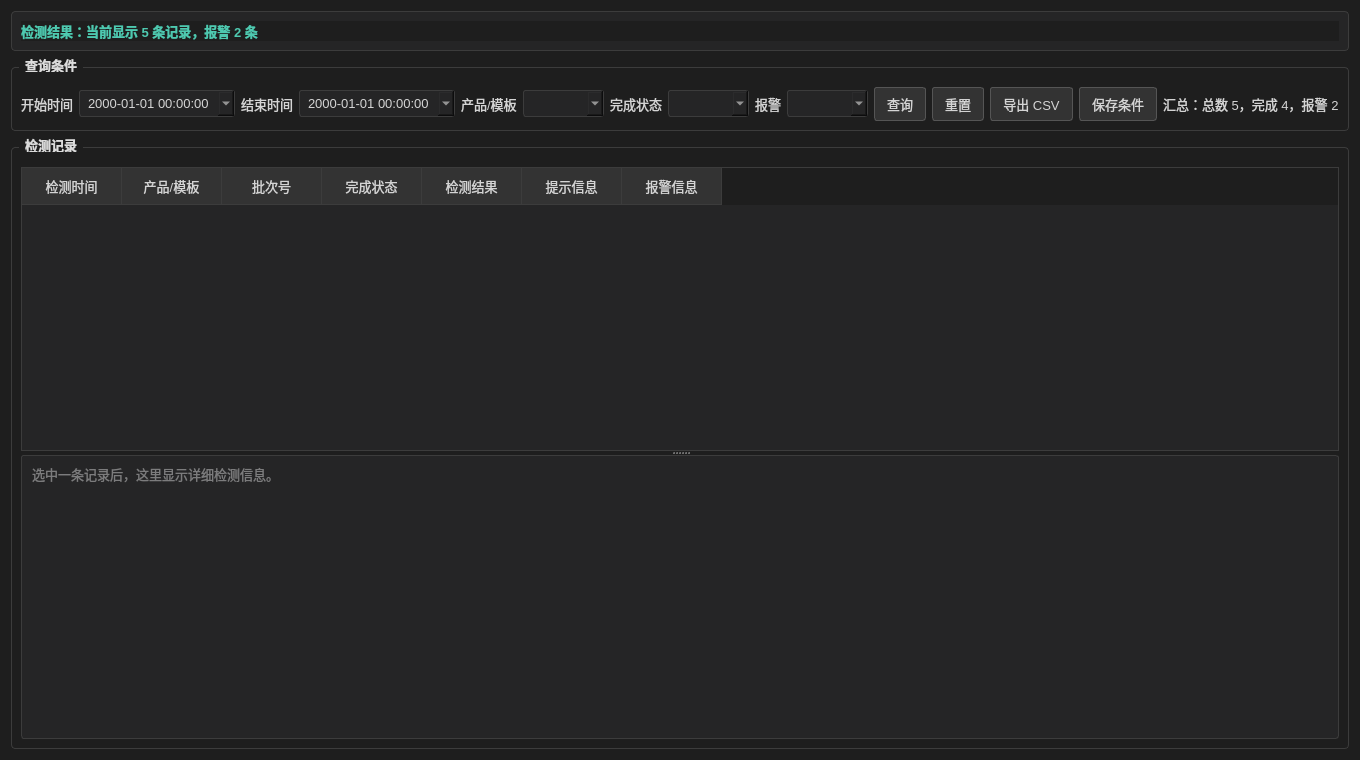
<?xml version="1.0" encoding="UTF-8"?>
<ui version="4.0">
 <class>ResultQueryPage</class>
 <widget class="QWidget" name="ResultQueryPage">
  <property name="geometry"><rect><x>0</x><y>0</y><width>1280</width><height>760</height></rect></property>
  <property name="styleSheet">
   <string notr="true">QWidget { background-color: #1e1e1e; color: #d4d4d4; font-family: "Microsoft YaHei", "Segoe UI"; font-size: 13px; }
QFrame#pageHeader { background-color: #252526; border: 1px solid #3c3c3c; border-radius: 4px; }
QLabel#pageResult { color: #4ec9b0; font-weight: 600; }
QLabel#pageTip { color: #9d9d9d; font-size: 12px; }
QGroupBox { border: 1px solid #3c3c3c; border-radius: 4px; margin-top: 10px; padding-top: 10px; font-weight: 600; }
QGroupBox::title { subcontrol-origin: margin; left: 8px; padding: 0 4px; color: #dcdcdc; }
QPushButton { background-color: #333333; border: 1px solid #555555; border-radius: 3px; padding: 6px 12px; color: #d4d4d4; }
QPushButton:hover { background-color: #3c3c3c; }
QComboBox, QDateTimeEdit, QPlainTextEdit { background-color: #252526; border: 1px solid #3c3c3c; border-radius: 3px; padding: 4px 6px; }
QTableWidget { background-color: #252526; alternate-background-color: #2a2a2b; border: 1px solid #3c3c3c; gridline-color: #3c3c3c; }
QHeaderView::section { background-color: #333333; color: #d4d4d4; border: none; border-right: 1px solid #3c3c3c; border-bottom: 1px solid #3c3c3c; padding: 6px; }</string>
  </property>
  <layout class="QVBoxLayout" name="verticalLayout">
   <item>
    <widget class="QFrame" name="pageHeader">
     <layout class="QHBoxLayout" name="headerLayout">
      <item><widget class="QLabel" name="pageResult"><property name="text"><string>检测结果：当前显示 5 条记录，报警 2 条</string></property></widget></item>
     </layout>
    </widget>
   </item>
   <item>
    <widget class="QGroupBox" name="filterGroup">
     <property name="title"><string>查询条件</string></property>
     <layout class="QVBoxLayout" name="filterLayout">
      <item>
       <layout class="QHBoxLayout" name="filterTop">
        <item><widget class="QLabel" name="startLabel"><property name="text"><string>开始时间</string></property></widget></item>
        <item><widget class="QDateTimeEdit" name="startEdit"><property name="calendarPopup"><bool>true</bool></property><property name="displayFormat"><string>yyyy-MM-dd HH:mm:ss</string></property></widget></item>
        <item><widget class="QLabel" name="endLabel"><property name="text"><string>结束时间</string></property></widget></item>
        <item><widget class="QDateTimeEdit" name="endEdit"><property name="calendarPopup"><bool>true</bool></property><property name="displayFormat"><string>yyyy-MM-dd HH:mm:ss</string></property></widget></item>
        <item><widget class="QLabel" name="productLabel"><property name="text"><string>产品/模板</string></property></widget></item>
        <item><widget class="QComboBox" name="productCombo"/></item>
        <item><widget class="QLabel" name="statusLabel"><property name="text"><string>完成状态</string></property></widget></item>
        <item><widget class="QComboBox" name="statusCombo"/></item>
        <item><widget class="QLabel" name="alarmLabel"><property name="text"><string>报警</string></property></widget></item>
        <item><widget class="QComboBox" name="alarmCombo"/></item>
        <item><widget class="QPushButton" name="searchButton"><property name="text"><string>查询</string></property></widget></item>
        <item><widget class="QPushButton" name="resetButton"><property name="text"><string>重置</string></property></widget></item>
        <item><widget class="QPushButton" name="exportButton"><property name="text"><string>导出 CSV</string></property></widget></item>
        <item><widget class="QPushButton" name="saveFilterButton"><property name="text"><string>保存条件</string></property></widget></item>
        <item><widget class="QLabel" name="summaryLabel"><property name="text"><string>汇总：总数 5，完成 4，报警 2</string></property></widget></item>
       </layout>
      </item>
     </layout>
    </widget>
   </item>
   <item>
    <widget class="QGroupBox" name="resultGroup">
     <property name="title"><string>检测记录</string></property>
     <layout class="QVBoxLayout" name="resultLayout">
      <item>
       <widget class="QSplitter" name="detailSplitter">
        <property name="orientation"><enum>Qt::Vertical</enum></property>
        <widget class="QTableWidget" name="resultTable">
         <property name="columnCount"><number>7</number></property>
         <column><property name="text"><string>检测时间</string></property></column>
         <column><property name="text"><string>产品/模板</string></property></column>
         <column><property name="text"><string>批次号</string></property></column>
         <column><property name="text"><string>完成状态</string></property></column>
         <column><property name="text"><string>检测结果</string></property></column>
         <column><property name="text"><string>提示信息</string></property></column>
         <column><property name="text"><string>报警信息</string></property></column>
        </widget>
        <widget class="QPlainTextEdit" name="detailEdit"><property name="placeholderText"><string>选中一条记录后，这里显示详细检测信息。</string></property></widget>
       </widget>
      </item>
     </layout>
    </widget>
   </item>
  </layout>
 </widget>
 <resources/>
 <connections/>
</ui>
